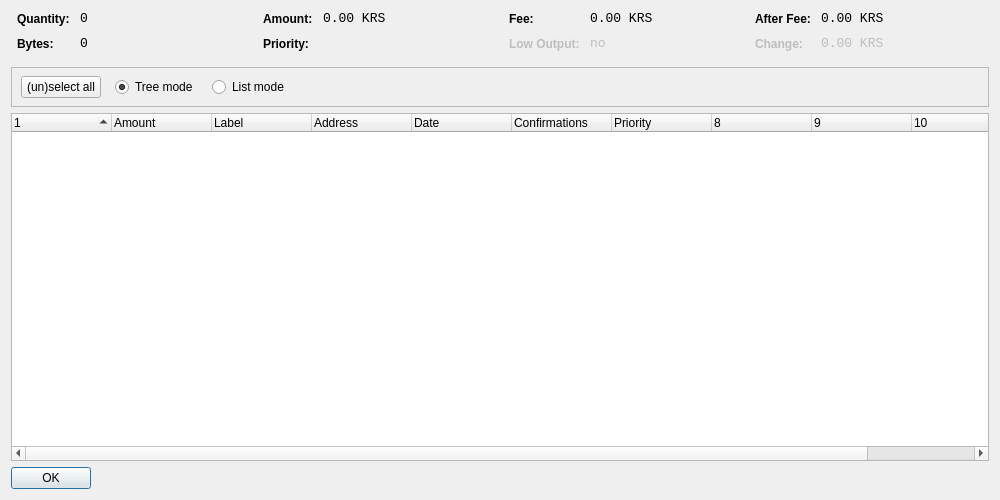
<?xml version="1.0" encoding="UTF-8"?>
<ui version="4.0">
 <class>CoinControlDialog</class>
 <widget class="QDialog" name="CoinControlDialog">
  <property name="geometry">
   <rect>
    <x>0</x>
    <y>0</y>
    <width>1000</width>
    <height>500</height>
   </rect>
  </property>
  <property name="windowTitle">
   <string>Coin Control</string>
  </property>
  <layout class="QVBoxLayout" name="verticalLayout">
   <item>
    <layout class="QHBoxLayout" name="horizontalLayoutTop" stretch="0,0,0,0">
     <property name="topMargin">
      <number>0</number>
     </property>
     <property name="bottomMargin">
      <number>10</number>
     </property>
     <item>
      <layout class="QFormLayout" name="formLayoutCoinControl1">
       <property name="horizontalSpacing">
        <number>10</number>
       </property>
       <property name="verticalSpacing">
        <number>10</number>
       </property>
       <property name="leftMargin">
        <number>6</number>
       </property>
       <property name="rightMargin">
        <number>6</number>
       </property>
       <item row="0" column="0">
        <widget class="QLabel" name="labelCoinControlQuantityText">
         <property name="styleSheet">
          <string notr="true">font-weight:bold;</string>
         </property>
         <property name="text">
          <string>Quantity:</string>
         </property>
        </widget>
       </item>
       <item row="0" column="1">
        <widget class="QLabel" name="labelCoinControlQuantity">
         <property name="font">
          <font>
           <family>Monospace</family>
           <pointsize>10</pointsize>
          </font>
         </property>
         <property name="cursor">
          <cursorShape>IBeamCursor</cursorShape>
         </property>
         <property name="contextMenuPolicy">
          <enum>Qt::ActionsContextMenu</enum>
         </property>
         <property name="text">
          <string notr="true">0</string>
         </property>
         <property name="textInteractionFlags">
          <set>Qt::LinksAccessibleByMouse|Qt::TextSelectableByKeyboard|Qt::TextSelectableByMouse</set>
         </property>
        </widget>
       </item>
       <item row="1" column="0">
        <widget class="QLabel" name="labelCoinControlBytesText">
         <property name="styleSheet">
          <string notr="true">font-weight:bold;</string>
         </property>
         <property name="text">
          <string>Bytes:</string>
         </property>
        </widget>
       </item>
       <item row="1" column="1">
        <widget class="QLabel" name="labelCoinControlBytes">
         <property name="font">
          <font>
           <family>Monospace</family>
           <pointsize>10</pointsize>
          </font>
         </property>
         <property name="cursor">
          <cursorShape>IBeamCursor</cursorShape>
         </property>
         <property name="contextMenuPolicy">
          <enum>Qt::ActionsContextMenu</enum>
         </property>
         <property name="text">
          <string notr="true">0</string>
         </property>
         <property name="textInteractionFlags">
          <set>Qt::LinksAccessibleByMouse|Qt::TextSelectableByKeyboard|Qt::TextSelectableByMouse</set>
         </property>
        </widget>
       </item>
      </layout>
     </item>
     <item>
      <layout class="QFormLayout" name="formLayoutCoinControl2">
       <property name="horizontalSpacing">
        <number>10</number>
       </property>
       <property name="verticalSpacing">
        <number>10</number>
       </property>
       <property name="leftMargin">
        <number>6</number>
       </property>
       <property name="rightMargin">
        <number>6</number>
       </property>
       <item row="0" column="0">
        <widget class="QLabel" name="labelCoinControlAmountText">
         <property name="styleSheet">
          <string notr="true">font-weight:bold;</string>
         </property>
         <property name="text">
          <string>Amount:</string>
         </property>
        </widget>
       </item>
       <item row="0" column="1">
        <widget class="QLabel" name="labelCoinControlAmount">
         <property name="font">
          <font>
           <family>Monospace</family>
           <pointsize>10</pointsize>
          </font>
         </property>
         <property name="cursor">
          <cursorShape>IBeamCursor</cursorShape>
         </property>
         <property name="contextMenuPolicy">
          <enum>Qt::ActionsContextMenu</enum>
         </property>
         <property name="text">
          <string notr="true">0.00 KRS</string>
         </property>
         <property name="textInteractionFlags">
          <set>Qt::LinksAccessibleByMouse|Qt::TextSelectableByKeyboard|Qt::TextSelectableByMouse</set>
         </property>
        </widget>
       </item>
       <item row="1" column="0">
        <widget class="QLabel" name="labelCoinControlPriorityText">
         <property name="styleSheet">
          <string notr="true">font-weight:bold;</string>
         </property>
         <property name="text">
          <string>Priority:</string>
         </property>
        </widget>
       </item>
       <item row="1" column="1">
        <widget class="QLabel" name="labelCoinControlPriority">
         <property name="font">
          <font>
           <family>Monospace</family>
           <pointsize>10</pointsize>
          </font>
         </property>
         <property name="cursor">
          <cursorShape>IBeamCursor</cursorShape>
         </property>
         <property name="contextMenuPolicy">
          <enum>Qt::ActionsContextMenu</enum>
         </property>
         <property name="text">
          <string/>
         </property>
         <property name="textInteractionFlags">
          <set>Qt::LinksAccessibleByMouse|Qt::TextSelectableByKeyboard|Qt::TextSelectableByMouse</set>
         </property>
        </widget>
       </item>
      </layout>
     </item>
     <item>
      <layout class="QFormLayout" name="formLayoutCoinControl3">
       <property name="horizontalSpacing">
        <number>10</number>
       </property>
       <property name="verticalSpacing">
        <number>10</number>
       </property>
       <property name="leftMargin">
        <number>6</number>
       </property>
       <property name="rightMargin">
        <number>6</number>
       </property>
       <item row="0" column="0">
        <widget class="QLabel" name="labelCoinControlFeeText">
         <property name="styleSheet">
          <string notr="true">font-weight:bold;</string>
         </property>
         <property name="text">
          <string>Fee:</string>
         </property>
        </widget>
       </item>
       <item row="0" column="1">
        <widget class="QLabel" name="labelCoinControlFee">
         <property name="font">
          <font>
           <family>Monospace</family>
           <pointsize>10</pointsize>
          </font>
         </property>
         <property name="cursor">
          <cursorShape>IBeamCursor</cursorShape>
         </property>
         <property name="contextMenuPolicy">
          <enum>Qt::ActionsContextMenu</enum>
         </property>
         <property name="text">
          <string notr="true">0.00 KRS</string>
         </property>
         <property name="textInteractionFlags">
          <set>Qt::LinksAccessibleByMouse|Qt::TextSelectableByKeyboard|Qt::TextSelectableByMouse</set>
         </property>
        </widget>
       </item>
       <item row="1" column="0">
        <widget class="QLabel" name="labelCoinControlLowOutputText">
         <property name="enabled">
          <bool>false</bool>
         </property>
         <property name="styleSheet">
          <string notr="true">font-weight:bold;</string>
         </property>
         <property name="text">
          <string>Low Output:</string>
         </property>
        </widget>
       </item>
       <item row="1" column="1">
        <widget class="QLabel" name="labelCoinControlLowOutput">
         <property name="enabled">
          <bool>false</bool>
         </property>
         <property name="font">
          <font>
           <family>Monospace</family>
           <pointsize>10</pointsize>
          </font>
         </property>
         <property name="cursor">
          <cursorShape>IBeamCursor</cursorShape>
         </property>
         <property name="contextMenuPolicy">
          <enum>Qt::ActionsContextMenu</enum>
         </property>
         <property name="text">
          <string notr="true">no</string>
         </property>
         <property name="textInteractionFlags">
          <set>Qt::LinksAccessibleByMouse|Qt::TextSelectableByKeyboard|Qt::TextSelectableByMouse</set>
         </property>
        </widget>
       </item>
      </layout>
     </item>
     <item>
      <layout class="QFormLayout" name="formLayoutCoinControl4">
       <property name="horizontalSpacing">
        <number>10</number>
       </property>
       <property name="verticalSpacing">
        <number>10</number>
       </property>
       <property name="leftMargin">
        <number>6</number>
       </property>
       <property name="rightMargin">
        <number>6</number>
       </property>
       <item row="0" column="0">
        <widget class="QLabel" name="labelCoinControlAfterFeeText">
         <property name="styleSheet">
          <string notr="true">font-weight:bold;</string>
         </property>
         <property name="text">
          <string>After Fee:</string>
         </property>
        </widget>
       </item>
       <item row="0" column="1">
        <widget class="QLabel" name="labelCoinControlAfterFee">
         <property name="font">
          <font>
           <family>Monospace</family>
           <pointsize>10</pointsize>
          </font>
         </property>
         <property name="cursor">
          <cursorShape>IBeamCursor</cursorShape>
         </property>
         <property name="contextMenuPolicy">
          <enum>Qt::ActionsContextMenu</enum>
         </property>
         <property name="text">
          <string notr="true">0.00 KRS</string>
         </property>
         <property name="textInteractionFlags">
          <set>Qt::LinksAccessibleByMouse|Qt::TextSelectableByKeyboard|Qt::TextSelectableByMouse</set>
         </property>
        </widget>
       </item>
       <item row="1" column="0">
        <widget class="QLabel" name="labelCoinControlChangeText">
         <property name="enabled">
          <bool>false</bool>
         </property>
         <property name="styleSheet">
          <string notr="true">font-weight:bold;</string>
         </property>
         <property name="text">
          <string>Change:</string>
         </property>
        </widget>
       </item>
       <item row="1" column="1">
        <widget class="QLabel" name="labelCoinControlChange">
         <property name="enabled">
          <bool>false</bool>
         </property>
         <property name="font">
          <font>
           <family>Monospace</family>
           <pointsize>10</pointsize>
          </font>
         </property>
         <property name="cursor">
          <cursorShape>IBeamCursor</cursorShape>
         </property>
         <property name="contextMenuPolicy">
          <enum>Qt::ActionsContextMenu</enum>
         </property>
         <property name="text">
          <string notr="true">0.00 KRS</string>
         </property>
         <property name="textInteractionFlags">
          <set>Qt::LinksAccessibleByMouse|Qt::TextSelectableByKeyboard|Qt::TextSelectableByMouse</set>
         </property>
        </widget>
       </item>
      </layout>
     </item>
    </layout>
   </item>
   <item>
    <widget class="QFrame" name="frame">
     <property name="minimumSize">
      <size>
       <width>0</width>
       <height>40</height>
      </size>
     </property>
     <property name="frameShape">
      <enum>QFrame::StyledPanel</enum>
     </property>
     <property name="frameShadow">
      <enum>QFrame::Sunken</enum>
     </property>
     <widget class="QWidget" name="horizontalLayoutWidget">
      <property name="geometry">
       <rect>
        <x>10</x>
        <y>0</y>
        <width>781</width>
        <height>41</height>
       </rect>
      </property>
      <layout class="QHBoxLayout" name="horizontalLayoutPanel" stretch="0,0,0,0,0">
       <property name="spacing">
        <number>14</number>
       </property>
       <item>
        <widget class="QPushButton" name="pushButtonSelectAll">
         <property name="sizePolicy">
          <sizepolicy hsizetype="Maximum" vsizetype="Fixed">
           <horstretch>0</horstretch>
           <verstretch>0</verstretch>
          </sizepolicy>
         </property>
         <property name="text">
          <string>(un)select all</string>
         </property>
        </widget>
       </item>
       <item>
        <widget class="QRadioButton" name="radioTreeMode">
         <property name="sizePolicy">
          <sizepolicy hsizetype="Maximum" vsizetype="Fixed">
           <horstretch>0</horstretch>
           <verstretch>0</verstretch>
          </sizepolicy>
         </property>
         <property name="text">
          <string>Tree mode</string>
         </property>
         <property name="checked">
          <bool>true</bool>
         </property>
        </widget>
       </item>
       <item>
        <widget class="QRadioButton" name="radioListMode">
         <property name="sizePolicy">
          <sizepolicy hsizetype="Maximum" vsizetype="Fixed">
           <horstretch>0</horstretch>
           <verstretch>0</verstretch>
          </sizepolicy>
         </property>
         <property name="text">
          <string>List mode</string>
         </property>
        </widget>
       </item>
       <item>
        <spacer name="horizontalSpacer">
         <property name="orientation">
          <enum>Qt::Horizontal</enum>
         </property>
         <property name="sizeHint" stdset="0">
          <size>
           <width>40</width>
           <height>20</height>
          </size>
         </property>
        </spacer>
       </item>
      </layout>
     </widget>
    </widget>
   </item>
   <item>
    <widget class="CoinControlTreeWidget" name="treeWidget">
     <property name="contextMenuPolicy">
      <enum>Qt::CustomContextMenu</enum>
     </property>
     <property name="sortingEnabled">
      <bool>false</bool>
     </property>
     <property name="columnCount">
      <number>11</number>
     </property>
     <attribute name="headerShowSortIndicator" stdset="0">
      <bool>true</bool>
     </attribute>
     <attribute name="headerStretchLastSection">
      <bool>false</bool>
     </attribute>
     <column>
      <property name="text">
       <string/>
      </property>
     </column>
     <column>
      <property name="text">
       <string>Amount</string>
      </property>
     </column>
     <column>
      <property name="text">
       <string>Label</string>
      </property>
     </column>
     <column>
      <property name="text">
       <string>Address</string>
      </property>
     </column>
     <column>
      <property name="text">
       <string>Date</string>
      </property>
     </column>
     <column>
      <property name="text">
       <string>Confirmations</string>
      </property>
      <property name="toolTip">
       <string>Confirmed</string>
      </property>
     </column>
     <column>
      <property name="text">
       <string>Priority</string>
      </property>
     </column>
     <column>
      <property name="text">
       <string/>
      </property>
     </column>
     <column>
      <property name="text">
       <string/>
      </property>
     </column>
     <column>
      <property name="text">
       <string/>
      </property>
     </column>
     <column>
      <property name="text">
       <string/>
      </property>
     </column>
    </widget>
   </item>
   <item>
    <widget class="QDialogButtonBox" name="buttonBox">
     <property name="sizePolicy">
      <sizepolicy hsizetype="Maximum" vsizetype="Fixed">
       <horstretch>0</horstretch>
       <verstretch>0</verstretch>
      </sizepolicy>
     </property>
     <property name="orientation">
      <enum>Qt::Horizontal</enum>
     </property>
     <property name="standardButtons">
      <set>QDialogButtonBox::Ok</set>
     </property>
    </widget>
   </item>
  </layout>
 </widget>
 <customwidgets>
  <customwidget>
   <class>CoinControlTreeWidget</class>
   <extends>QTreeWidget</extends>
   <header>coincontroltreewidget.h</header>
  </customwidget>
 </customwidgets>
 <resources/>
 <connections/>
</ui>
